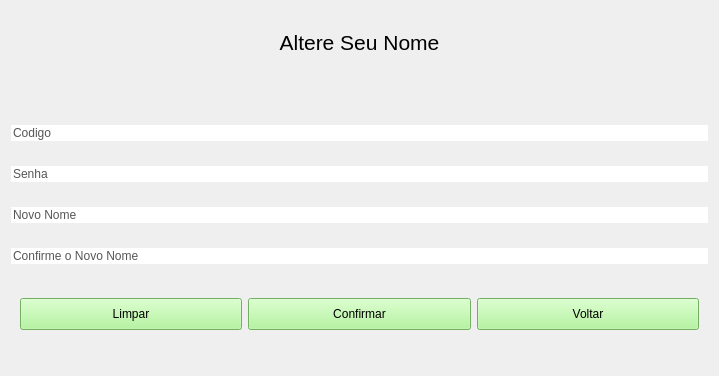
<?xml version="1.0" encoding="UTF-8"?>
<ui version="4.0">
 <class>WForgotName</class>
 <widget class="QWidget" name="WForgotName">
  <property name="geometry">
   <rect>
    <x>0</x>
    <y>0</y>
    <width>719</width>
    <height>376</height>
   </rect>
  </property>
  <property name="windowTitle">
   <string>Form</string>
  </property>
  <layout class="QVBoxLayout" name="verticalLayout">
   <item>
    <widget class="QPushButton" name="Title">
     <property name="styleSheet">
      <string notr="true">#Title
{
	background-color: transparent;
	border: none;
	color: black;
	font: 16pt;
}</string>
     </property>
     <property name="text">
      <string>Altere Seu Nome</string>
     </property>
    </widget>
   </item>
   <item>
    <widget class="QPushButton" name="Msg">
     <property name="minimumSize">
      <size>
       <width>0</width>
       <height>20</height>
      </size>
     </property>
     <property name="sizeIncrement">
      <size>
       <width>0</width>
       <height>20</height>
      </size>
     </property>
     <property name="baseSize">
      <size>
       <width>0</width>
       <height>20</height>
      </size>
     </property>
     <property name="styleSheet">
      <string notr="true">#Msg
{
	background-color: transparent;
	border: none;
	color: black;
}</string>
     </property>
     <property name="text">
      <string/>
     </property>
    </widget>
   </item>
   <item>
    <widget class="QLineEdit" name="Code">
     <property name="styleSheet">
      <string notr="true">#Code
{
	border: none;
    color: #565656;
    font-size: 12px;
}</string>
     </property>
     <property name="text">
      <string>Codigo</string>
     </property>
    </widget>
   </item>
   <item>
    <widget class="QLineEdit" name="Password">
     <property name="styleSheet">
      <string notr="true">#Password
{
	border: none;
    color: #565656;
    font-size: 12px;
}</string>
     </property>
     <property name="text">
      <string>Senha</string>
     </property>
    </widget>
   </item>
   <item>
    <widget class="QLineEdit" name="NewName">
     <property name="styleSheet">
      <string notr="true">#NewName
{
	border: none;
    color: #565656;
    font-size: 12px;
}</string>
     </property>
     <property name="text">
      <string>Novo Nome</string>
     </property>
    </widget>
   </item>
   <item>
    <widget class="QLineEdit" name="NameConfirm">
     <property name="styleSheet">
      <string notr="true">#NameConfirm
{
	border: none;
    color: #565656;
    font-size: 12px;
}</string>
     </property>
     <property name="text">
      <string>Confirme o Novo Nome</string>
     </property>
    </widget>
   </item>
   <item>
    <widget class="QWidget" name="ForgotNameButtons" native="true">
     <property name="maximumSize">
      <size>
       <width>16777215</width>
       <height>50</height>
      </size>
     </property>
     <layout class="QHBoxLayout" name="horizontalLayout_3">
      <item>
       <widget class="QPushButton" name="Clean">
        <property name="maximumSize">
         <size>
          <width>16777215</width>
          <height>40</height>
         </size>
        </property>
        <property name="styleSheet">
         <string notr="true">#Clean
{
    background-color: #a3f48a;
    color: black;
    font-size: 12px;
}</string>
        </property>
        <property name="text">
         <string>Limpar</string>
        </property>
       </widget>
      </item>
      <item>
       <widget class="QPushButton" name="Confirm">
        <property name="maximumSize">
         <size>
          <width>16777215</width>
          <height>40</height>
         </size>
        </property>
        <property name="styleSheet">
         <string notr="true">#Confirm
{
    background-color: #a3f48a;
    color: black;
    font-size: 12px;
}</string>
        </property>
        <property name="text">
         <string>Confirmar</string>
        </property>
       </widget>
      </item>
      <item>
       <widget class="QPushButton" name="Back">
        <property name="maximumSize">
         <size>
          <width>16777215</width>
          <height>40</height>
         </size>
        </property>
        <property name="baseSize">
         <size>
          <width>0</width>
          <height>40</height>
         </size>
        </property>
        <property name="styleSheet">
         <string notr="true">#Back
{
    background-color: #a3f48a;
    color: black;
    font-size: 12px;
}</string>
        </property>
        <property name="text">
         <string>Voltar</string>
        </property>
       </widget>
      </item>
     </layout>
    </widget>
   </item>
  </layout>
 </widget>
 <resources/>
 <connections/>
</ui>
